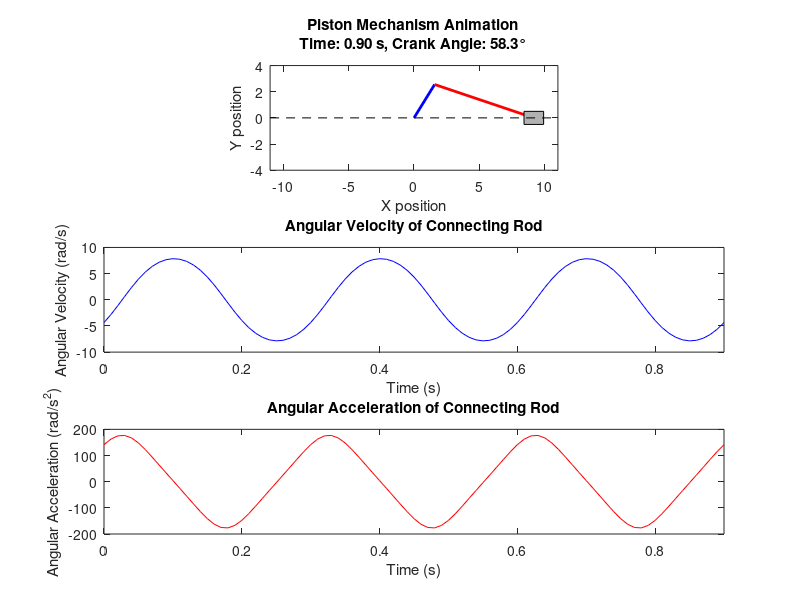

This figure's MATLAB source:
% Piston Mechanism Simulation with Three Loops

% Constants
R2 = 3; % Crank length (inches)
R3 = 8; % Connecting rod length (inches)
omega2_rpm = 200; % Angular velocity of crank (rpm)
omega2 = omega2_rpm * 2*pi/60; % Angular velocity of crank (rad/s)
piston_width = 1.5; % Width of the piston
piston_height = 1; % Height of the piston
num_rotations = 3; % Number of full rotations

% Time vector
t_total = 2*pi/omega2; % Time for one full rotation
t = 0:0.01:t_total * num_rotations;

% Initialize arrays
theta2_deg = mod((omega2 * t + 45) * 180/pi, 360); % Crank angle in degrees, starting at 45 degrees
theta3 = zeros(size(t));
omega3 = zeros(size(t));
alpha3 = zeros(size(t));

% Main calculation loop
for i = 1:length(t)
    theta2_rad = theta2_deg(i) * pi/180; % Convert to radians for calculations
    
    % Calculate theta3
    theta3(i) = asin((-R2 * sin(theta2_rad)) / R3);
    
    % Calculate omega3
    omega3(i) = (-R2 * omega2 * cos(theta2_rad)) / (R3 * cos(theta3(i)));
    
    % Calculate alpha3
    alpha3(i) = (R2 * omega2^2 * sin(theta2_rad) + R3 * omega3(i)^2 * sin(theta3(i))) / (R3 * cos(theta3(i)));
end

% Create a single figure with 3 subplots
figure('Position', [100, 100, 800, 600]);

% Animation subplot
animationPlot = subplot(3,1,1);

% Angular Velocity Plot
velocityPlot = subplot(3,1,2);
plot(velocityPlot, t, omega3);
title(velocityPlot, 'Angular Velocity of Connecting Rod');
xlabel(velocityPlot, 'Time (s)');
ylabel(velocityPlot, 'Angular Velocity (rad/s)');

% Angular Acceleration Plot
accelerationPlot = subplot(3,1,3);
plot(accelerationPlot, t, alpha3);
title(accelerationPlot, 'Angular Acceleration of Connecting Rod');
xlabel(accelerationPlot, 'Time (s)');
ylabel(accelerationPlot, 'Angular Acceleration (rad/s^2)');

% Animation loop
for i = 1:length(t)
    theta2_rad = theta2_deg(i) * pi/180; % Convert to radians for position calculations
    
    % Calculate positions
    x_crank = R2 * cos(theta2_rad);
    y_crank = R2 * sin(theta2_rad);
    x_piston = R2 * cos(theta2_rad) + R3 * cos(theta3(i));
    
    % Update animation subplot
    subplot(animationPlot);
    cla(animationPlot);
    
    % Plot mechanism
    plot([0 x_crank], [0 y_crank], 'b-', 'LineWidth', 2); % Crank
    hold on;
    plot([x_crank x_piston], [y_crank 0], 'r-', 'LineWidth', 2); % Connecting rod
    
    % Draw rectangular piston
    rectangle('Position', [x_piston - piston_width/2, -piston_height/2, piston_width, piston_height], ...
              'FaceColor', [0.7 0.7 0.7], 'EdgeColor', 'k');
    
    % Center-align the animation
    xlim([-R2-R3, R2+R3]);
    ylim([-R2-1, R2+1]);
    axis equal;
    title(sprintf('Piston Mechanism Animation\nTime: %.2f s, Crank Angle: %.1f°', t(i), theta2_deg(i)));
    xlabel('X position');
    ylabel('Y position');
    
    % Draw a line to represent the cylinder
    line([-R2-R3, R2+R3], [0, 0], 'Color', 'k', 'LineStyle', '--');
    
    hold off;
    
    % Update velocity plot
    subplot(velocityPlot);
    plot(velocityPlot, t(1:i), omega3(1:i), 'b-');
    title(velocityPlot, 'Angular Velocity of Connecting Rod');
    xlabel(velocityPlot, 'Time (s)');
    ylabel(velocityPlot, 'Angular Velocity (rad/s)');
    xlim([0, t_total * num_rotations]);
    
    % Update acceleration plot
    subplot(accelerationPlot);
    plot(accelerationPlot, t(1:i), alpha3(1:i), 'r-');
    title(accelerationPlot, 'Angular Acceleration of Connecting Rod');
    xlabel(accelerationPlot, 'Time (s)');
    ylabel(accelerationPlot, 'Angular Acceleration (rad/s^2)');
    xlim([0, t_total * num_rotations]);
    
    drawnow;
end